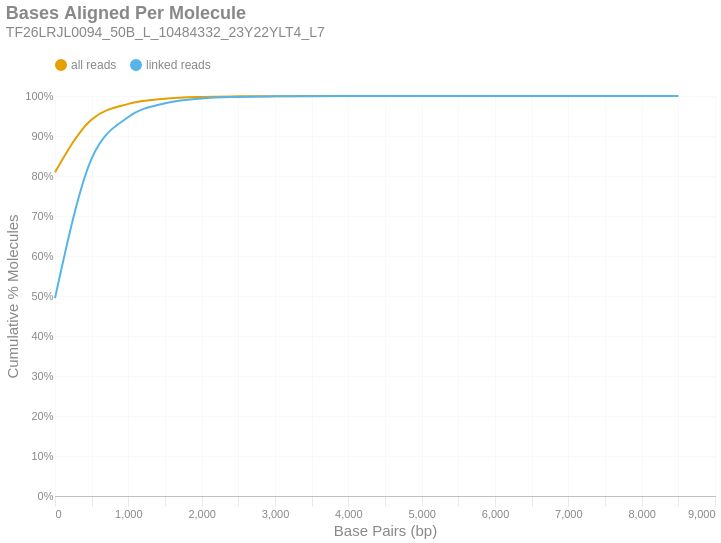

The cell this chart's notebook holds for it:
### Markdown cell above
### Bases Aligned Per Molecule
This is a cumulative frequency distribution showing the number of base pairs aligned per unique molecule. These data are shown in 500 bp bins. There are two distributions: one with `all reads` (yellow) and another with only `linked reads` (blue). The percent of molecules in the `linked reads` distribution is relative to the total number of linked molecules.

### Code cell
if SKIPLR:
    print_html(f"Skipped")
else:
    binned_df = consolidated_hist(valids['aligned_bp'], mask, 500, True)
    with SafeRender(binned_df):
        (
            density_plot(binned_df, 'Bases Aligned Per Molecule', samplename, 'basesper')
            .encode(
                x=alt.X('bin:Q', title="Base Pairs (bp)").axis(tickMinStep=500).scale(padding=0),
                y=alt.Y('value:Q', title='Cumulative % Molecules')
                    .axis(format='%')
                    .scale(domain = [0,1])
                    .stack(False),
                color=alt.Color("key:N").scale(domain = ["all reads", "linked reads"]),
                tooltip = [
                    alt.Tooltip("key:N", title = "Data Type"),
                    alt.Tooltip("range_label:N", title="Bases Aligned Per Molecule"),
                    alt.Tooltip("value:Q", format = ".2%", title="% Molecules (Cum.)")
                ]
            )
        ).display()

### Figure 1 — Vega-Lite specification as saved in the notebook (floating-point values rounded to 4 significant figures)
{"width": "container", "height": 400, "config": {"title": {"anchor": "start", "dy": -15, "fontSize": 18, "color": "#888888", "subtitleColor": "#888888", "subtitleFontSize": 14}, "arc": {"fill": "#0072B2"}, "axis": {"domainColor": "#888888", "domainWidth": 0.5, "gridWidth": 0.2, "grid": false, "titleFontWeight": 400, "titleFontSize": 15, "labelFontSize": 11, "labelColor": "#888888", "tickColor": "#888888", "tickWidth": 0.2, "titleColor": "#888888"}, "axisBand": {"grid": false}, "axisX": {"grid": true, "tickSize": 10, "domainCap": "round"}, "axisY": {"domain": false, "grid": true, "tickSize": 0, "domainCap": "round"}, "background": "transparent", "header": {"labelFontSize": 15, "labelColor": "#888888", "titleFontSize": 15, "titleFontWeight": 600, "titleColor": "#888888"}, "legend": {"labelFont": "sans-serif", "labelFontSize": 12, "labelColor": "#888888", "symbolSize": 100, "symbolType": "circle", "titleFontSize": 12, "titlePadding": 10, "titleColor": "#888888", "title": null, "orient": "top"}, "range": {"category": ["#E69F00", "#56B4E9", "#009E73", "#F0E442", "#0072B2", "#D55E00", "#CC79A7", "#000000"], "diverging": ["#cfe8f3", "#a2d4ec", "#73bfe2", "#46abdb", "#1696d2", "#12719e"]}, "area": {"fill": "#0072B2", "fillOpacity": 0.7, "line": true, "strokeOpacity": 0.7}, "line": {"color": "#0072B2", "stroke": "#0072B2", "strokeWidth": 2}, "trail": {"color": "#0072B2", "stroke": "#0072B2", "strokeWidth": 0, "size": 1}, "point": {"filled": true, "fillOpacity": 1.0, "size": 95}, "text": {"color": "#888888", "fontSize": 11, "align": "right", "fontWeight": 400, "size": 11}, "bar": {"fill": "#0072B2", "stroke": null}, "view": {"stroke": null, "continuousWidth": 660, "continuousHeight": 400}}, "data": {"name": "data-53c4ed784568aa01d8c39c24179cfce7"}, "mark": {"type": "line", "interpolate": "monotone", "point": {"opacity": 0, "size": 275}}, "encoding": {"color": {"field": "key", "scale": {"domain": ["all reads", "linked reads"]}, "type": "nominal"}, "tooltip": [{"field": "key", "title": "Data Type", "type": "nominal"}, {"field": "range_label", "title": "Bases Aligned Per Molecule", "type": "nominal"}, {"field": "value", "format": ".2%", "title": "% Molecules (Cum.)", "type": "quantitative"}], "x": {"axis": {"tickMinStep": 500}, "field": "bin", "scale": {"padding": 0}, "title": "Base Pairs (bp)", "type": "quantitative"}, "y": {"axis": {"format": "%"}, "field": "value", "scale": {"domain": [0, 1]}, "stack": false, "title": "Cumulative % Molecules", "type": "quantitative"}}, "params": [{"name": "param_c36ac31b6afebe62", "select": {"type": "point", "fields": ["key"]}, "bind": "legend"}], "title": {"text": "Bases Aligned Per Molecule", "subtitle": "TF26LRJL0094_50B_L_10484332_23Y22YLT4_L7"}, "transform": [{"fold": ["all reads (cumsum)", "linked reads (cumsum)"]}, {"calculate": "replace(datum.key, ' (cumsum)', '')", "as": "key"}, {"filter": {"param": "param_c36ac31b6afebe62"}}], "usermeta": {"embedOptions": {"downloadFileName": "TF26LRJL0094_50B_L_10484332_23Y22YLT4_L7.basesper"}}, "$schema": "https://vega.github.io/schema/vega-lite/v6.4.1.json", "datasets": {"data-53c4ed784568aa01d8c39c24179cfce7": [{"bin": "0.0", "interval": "0.0-500.0", "all reads": 0.8093, "linked reads": 0.4946, "all reads (cumsum)": 0.8093, "linked reads (cumsum)": 0.4946, "range_label": "0-499"}, {"bin": "500.0", "interval": "500.0-1000.0", "all reads": 0.1321, "linked reads": 0.3489, "all reads (cumsum)": 0.9414, "linked reads (cumsum)": 0.8436, "range_label": "500-999"}, {"bin": "1000.0", "interval": "1000.0-1500.0", "all reads": 0.03895, "linked reads": 0.1039, "all reads (cumsum)": 0.9804, "linked reads (cumsum)": 0.9475, "range_label": "1000-1499"}, {"bin": "1500.0", "interval": "1500.0-2000.0", "all reads": 0.01286, "linked reads": 0.0344, "all reads (cumsum)": 0.9932, "linked reads (cumsum)": 0.9819, "range_label": "1500-1999"}, {"bin": "2000.0", "interval": "2000.0-2500.0", "all reads": 0.004512, "linked reads": 0.01207, "all reads (cumsum)": 0.9977, "linked reads (cumsum)": 0.994, "range_label": "2000-2499"}, {"bin": "2500.0", "interval": "2500.0-3000.0", "all reads": 0.001404, "linked reads": 0.003753, "all reads (cumsum)": 0.9992, "linked reads (cumsum)": 0.9977, "range_label": "2500-2999"}, {"bin": "3000.0", "interval": "3000.0-3500.0", "all reads": 0.0005162, "linked reads": 0.00138, "all reads (cumsum)": 0.9997, "linked reads (cumsum)": 0.9991, "range_label": "3000-3499"}, {"bin": "3500.0", "interval": "3500.0-4000.0", "all reads": 0.0002001, "linked reads": 0.0005351, "all reads (cumsum)": 0.9999, "linked reads (cumsum)": 0.9996, "range_label": "3500-3999"}, {"bin": "4000.0", "interval": "4000.0-4500.0", "all reads": 9.051e-05, "linked reads": 0.000242, "all reads (cumsum)": 1.0, "linked reads (cumsum)": 0.9999, "range_label": "4000-4499"}, {"bin": "4500.0", "interval": "4500.0-5000.0", "all reads": 2.546e-05, "linked reads": 6.807e-05, "all reads (cumsum)": 1.0, "linked reads (cumsum)": 1.0, "range_label": "4500-4999"}, {"bin": "5000.0", "interval": "5000.0-5500.0", "all reads": 8.485e-06, "linked reads": 2.269e-05, "all reads (cumsum)": 1.0, "linked reads (cumsum)": 1.0, "range_label": "5000-5499"}, {"bin": "5500.0", "interval": "5500.0-6000.0", "all reads": 7.071e-06, "linked reads": 1.891e-05, "all reads (cumsum)": 1.0, "linked reads (cumsum)": 1.0, "range_label": "5500-5999"}, {"bin": "6000.0", "interval": "6000.0-6500.0", "all reads": 0.0, "linked reads": 0.0, "all reads (cumsum)": 1.0, "linked reads (cumsum)": 1.0, "range_label": "6000-6499"}, {"bin": "6500.0", "interval": "6500.0-7000.0", "all reads": 7.071e-07, "linked reads": 1.891e-06, "all reads (cumsum)": 1.0, "linked reads (cumsum)": 1.0, "range_label": "6500-6999"}, {"bin": "7000.0", "interval": "7000.0-7500.0", "all reads": 7.071e-07, "linked reads": 1.891e-06, "all reads (cumsum)": 1.0, "linked reads (cumsum)": 1.0, "range_label": "7000-7499"}, {"bin": "7500.0", "interval": "7500.0-8000.0", "all reads": 0.0, "linked reads": 0.0, "all reads (cumsum)": 1.0, "linked reads (cumsum)": 1.0, "range_label": "7500-7999"}, {"bin": "8000.0", "interval": "8000.0-8500.0", "all reads": 0.0, "linked reads": 0.0, "all reads (cumsum)": 1.0, "linked reads (cumsum)": 1.0, "range_label": "8000-8499"}, {"bin": "8500.0", "interval": "8500.0-9000.0", "all reads": 7.071e-07, "linked reads": 1.891e-06, "all reads (cumsum)": 1.0, "linked reads (cumsum)": 1.0, "range_label": "8500-8999"}]}}
